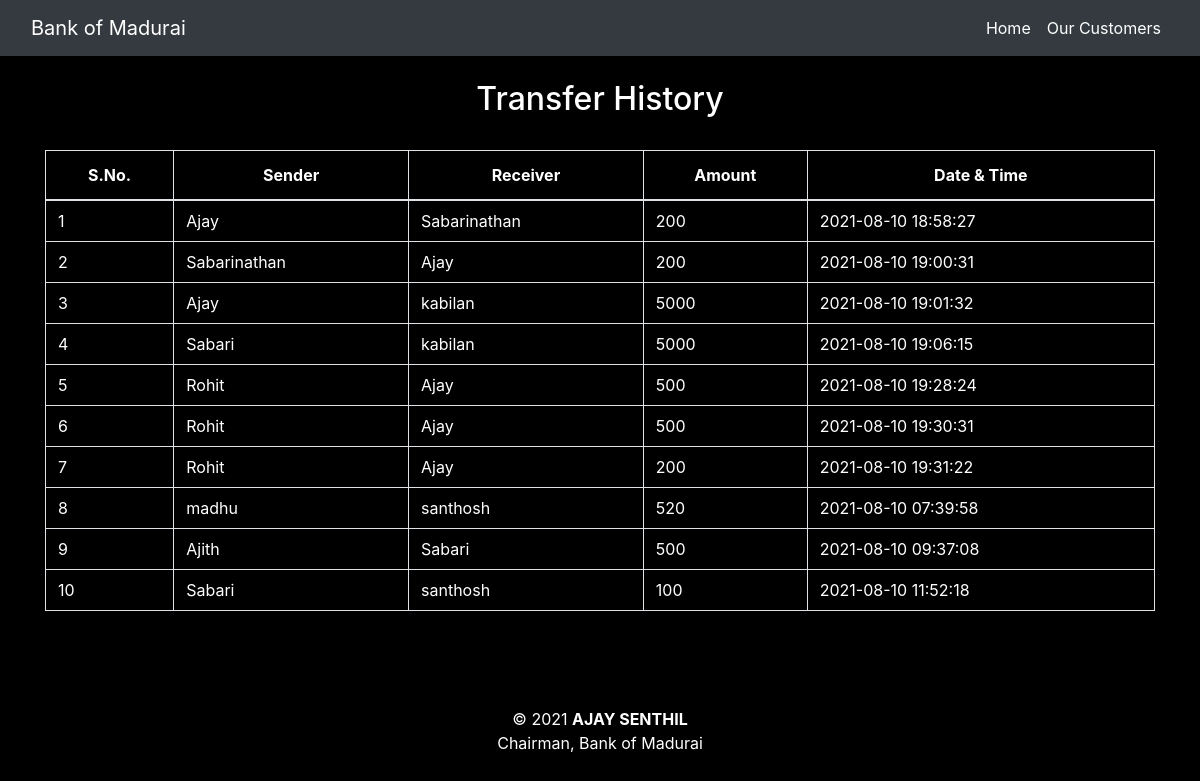
Screenshot of /transactions.php with the database file from the repository.
### tables this page shows
CREATE TABLE `transaction` (
  `sno` int(3) NOT NULL,
  `sender` text NOT NULL,
  `receiver` text NOT NULL,
  `balance` int(8) NOT NULL,
  `datetime` datetime NOT NULL DEFAULT current_timestamp()
);

### transactions.php (the view, shortened to what this page needs)
<!DOCTYPE html>
<html lang="en">
<head>
    <link rel="stylesheet" href="https://stackpath.bootstrapcdn.com/bootstrap/4.5.2/css/bootstrap.min.css">
</head>
<body style="background-color : #000000;">
<nav class="navbar navbar-expand-lg navbar-dark bg-dark">
  <div class="container-fluid">
    <a class="navbar-brand" href="#">Bank of Madurai  </a>
    <div class="collapse navbar-collapse" id="navbarSupportedContent">
      <ul class="navbar-nav ml-auto">
        <li class="nav-item">
          <a class="nav-link active" aria-current="page" href="index.php">Home</a>
        </li>
        <li class="nav-item">
          <a class="nav-link active" aria-current="page" href="customers.php">Our Customers</a>
        </li>
</div>
    </div>
</nav>
	<div class="container">
        <h2 class="text-center pt-4" style="color : white;">Transfer History</h2>
       <br>
       <div class="table-responsive-sm">
    <table class="table table-hover table-striped table-condensed table-bordered">
        <thead style="color : white;">
            <tr>
                <th class="text-center">S.No.</th>
                <th class="text-center">Sender</th>
                <th class="text-center">Receiver</th>
                <th class="text-center">Amount</th>
                <th class="text-center">Date & Time</th>
            </tr>
        </thead>
        <tbody>
        <?php
            include 'config.php';
            $sql ="select * from transaction";
            $query =mysqli_query($conn, $sql);
            while($rows = mysqli_fetch_assoc($query))
            {
        ?>
            <tr style="color : white;">
            <td class="py-2"><?php echo $rows['sno']; ?></td>
            <td class="py-2"><?php echo $rows['sender']; ?></td>
            <td class="py-2"><?php echo $rows['receiver']; ?></td>
            <td class="py-2"><?php echo $rows['balance']; ?> </td>
            <td class="py-2"><?php echo $rows['datetime']; ?> </td>
        <?php
            }
        ?>
        </tbody>
    </table>
    </div>
</div>
<footer class="text-center mt-5 py-5"
            <p style="color:white;">&copy 2021 <b>AJAY SENTHIL</b> <br> Chairman, Bank of Madurai</p>
</footer>
</body>
</html>

### rows the page displays
transaction: sno "1", sender "Ajay", receiver "Sabarinathan", balance "200", datetime "2021-08-10 18:58:27"
transaction: sno "2", sender "Sabarinathan", receiver "Ajay", balance "200", datetime "2021-08-10 19:00:31"
transaction: sno "3", sender "Ajay", receiver "kabilan", balance "5000", datetime "2021-08-10 19:01:32"
transaction: sno "4", sender "Sabari", receiver "kabilan", balance "5000", datetime "2021-08-10 19:06:15"
transaction: sno "5", sender "Rohit", receiver "Ajay", balance "500", datetime "2021-08-10 19:28:24"
transaction: sno "6", sender "Rohit", receiver "Ajay", balance "500", datetime "2021-08-10 19:30:31"
transaction: sno "7", sender "Rohit", receiver "Ajay", balance "200", datetime "2021-08-10 19:31:22"
transaction: sno "8", sender "madhu", receiver "santhosh", balance "520", datetime "2021-08-10 07:39:58"
transaction: sno "9", sender "Ajith", receiver "Sabari", balance "500", datetime "2021-08-10 09:37:08"
transaction: sno "10", sender "Sabari", receiver "santhosh", balance "100", datetime "2021-08-10 11:52:18"
